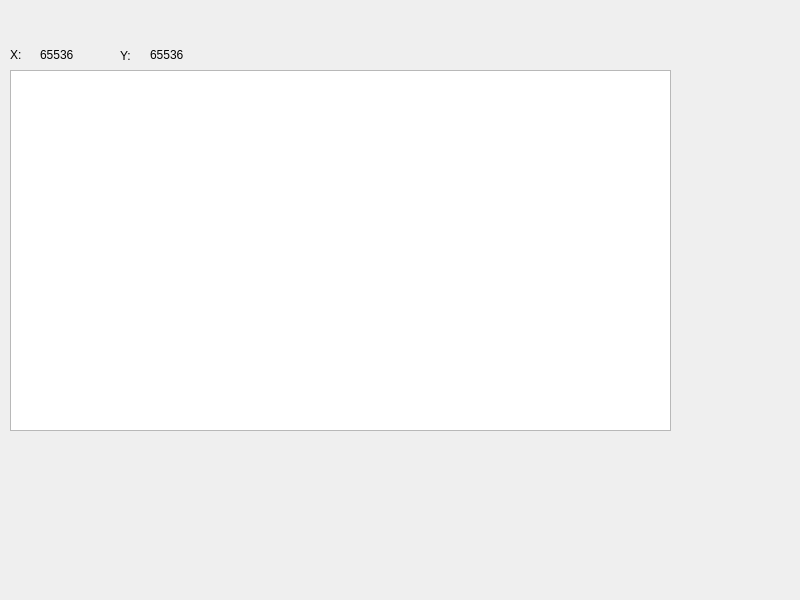
<?xml version="1.0" encoding="UTF-8"?>
<ui version="4.0">
 <class>patternEdit</class>
 <widget class="QWidget" name="patternEdit">
  <property name="geometry">
   <rect>
    <x>0</x>
    <y>0</y>
    <width>800</width>
    <height>600</height>
   </rect>
  </property>
  <property name="windowTitle">
   <string>Form</string>
  </property>
  <widget class="QTableView" name="tv_patt">
   <property name="geometry">
    <rect>
     <x>10</x>
     <y>70</y>
     <width>661</width>
     <height>361</height>
    </rect>
   </property>
   <property name="verticalScrollBarPolicy">
    <enum>Qt::ScrollBarAlwaysOff</enum>
   </property>
   <property name="horizontalScrollBarPolicy">
    <enum>Qt::ScrollBarAlwaysOff</enum>
   </property>
   <property name="showGrid">
    <bool>true</bool>
   </property>
   <attribute name="horizontalHeaderVisible">
    <bool>false</bool>
   </attribute>
   <attribute name="horizontalHeaderDefaultSectionSize">
    <number>18</number>
   </attribute>
   <attribute name="horizontalHeaderHighlightSections">
    <bool>false</bool>
   </attribute>
   <attribute name="horizontalHeaderMinimumSectionSize">
    <number>18</number>
   </attribute>
   <attribute name="verticalHeaderVisible">
    <bool>false</bool>
   </attribute>
   <attribute name="verticalHeaderDefaultSectionSize">
    <number>18</number>
   </attribute>
   <attribute name="verticalHeaderHighlightSections">
    <bool>false</bool>
   </attribute>
   <attribute name="verticalHeaderMinimumSectionSize">
    <number>18</number>
   </attribute>
  </widget>
  <widget class="QLabel" name="label">
   <property name="geometry">
    <rect>
     <x>10</x>
     <y>45</y>
     <width>20</width>
     <height>20</height>
    </rect>
   </property>
   <property name="text">
    <string>X:</string>
   </property>
  </widget>
  <widget class="QLabel" name="label_2">
   <property name="geometry">
    <rect>
     <x>120</x>
     <y>46</y>
     <width>20</width>
     <height>20</height>
    </rect>
   </property>
   <property name="text">
    <string>Y:</string>
   </property>
  </widget>
  <widget class="QLabel" name="label_x">
   <property name="geometry">
    <rect>
     <x>40</x>
     <y>45</y>
     <width>51</width>
     <height>20</height>
    </rect>
   </property>
   <property name="text">
    <string>65536</string>
   </property>
  </widget>
  <widget class="QLabel" name="label_y">
   <property name="geometry">
    <rect>
     <x>150</x>
     <y>45</y>
     <width>51</width>
     <height>20</height>
    </rect>
   </property>
   <property name="text">
    <string>65536</string>
   </property>
  </widget>
 </widget>
 <resources/>
 <connections/>
</ui>
